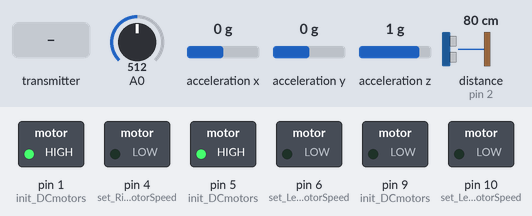
A sketch run on a simulated Arduino Uno, built with avr-gcc and run on an emulated ATmega328P. Shown: switched loads named in the sketch (green lamp = pin HIGH). Wiring (inferred from the names in the program): ultrasonic range finder: trigger pin 3; echo pin 2; MPU-6050 motion sensor at I2C address 0x68. The test bench sets the inputs (shaded band); at power-on: A0 = 512, acceleration x 0 g, acceleration y 0 g, acceleration z 1 g, distance to the obstacle (sensor on pin 2) 80 cm. No radio packets arrive unless stated; pins used as bus, display or sensor lines are not drawn.

Above: at 1.2 s.
1.3 s: the transmitter starts sending leftMotor = 256
At 2.2 s:
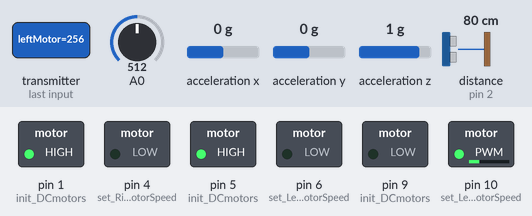
3.0 s: the transmitter starts sending rightMotor = 256
At 3.7 s:
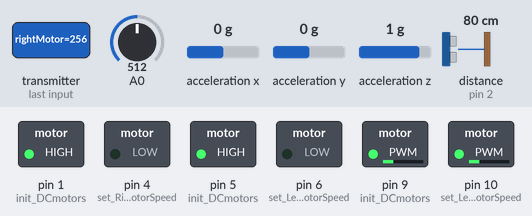
4.7 s: the transmitter starts sending leftMotor = 0
At 5.7 s:
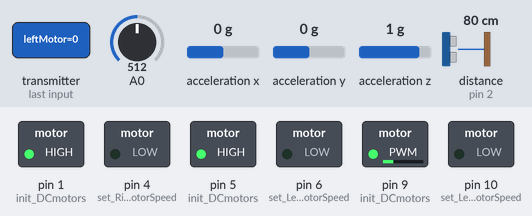
6.3 s: the transmitter starts sending rightMotor = 512
At 7.1 s:
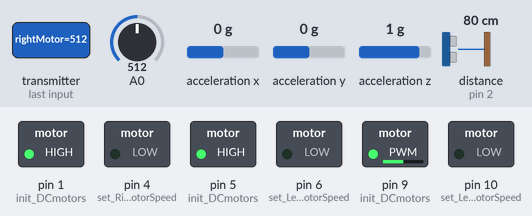
8.0 s: the transmitter starts sending leftMotor = 512
At 8.6 s:
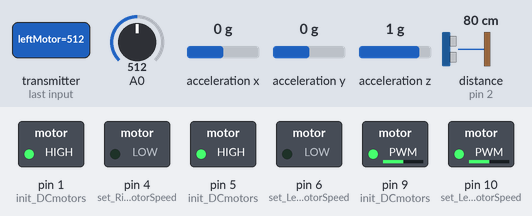
9.7 s: the transmitter starts sending rightMotor = 0
At 10.8 s:
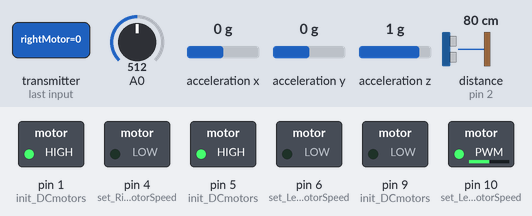
Timing chart, 0 to 12.3 s (numbered marks = the images above; inputs shaded):
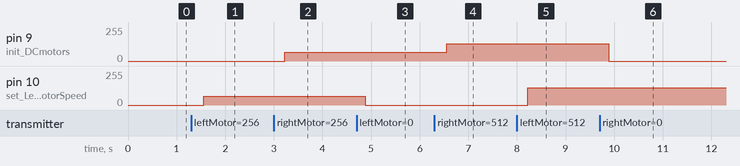

The sketch:

ROBOT.ino
```cpp
#include "DC_motor.h"
#include "HC_SR04.h"
#include "RADIO_ROBOT.h"
#include "LIGHT_SENSOR.h"
#include "MPU_6050.h"

#include <avr/io.h>
#include <stdlib.h>
#include <util/delay.h>
#include <avr/interrupt.h>

#define SLEEP_TIME 150

ControlData control = {0,0,0};  // Inicjalizacja struktury kontrolującej robota
RobotStateData state = {0,0,0}; // Inicjalizacja struktury aktualnego stanu robota

void setup() {
  init_DCmotors();    // inicjalizacja PWM do sterowania silników
  init_HCSR04();      // inicjalizacja obsługi modułu czujnika odleglosci
  radio_robot_init(); // inicjalizacja komunikacaji robota przez moduł radiowy nrf24l01
  init_lightSensor(); // inicjalizacja konwertera ADC do obsługi czujnika natęzenia swiatła

  init_MPU_6050();
}

void loop() {
  _delay_ms(SLEEP_TIME);

  startDistanceMeasure();                   // Rozpocznij pomiar odległosci
  state.distance = measuredDistance;        // Wpis wartości zmierzonej odległosci do struktury stanu

  read_lightSensor();                       // Wykonaj odczyt wartości
  state.temperature = lightLevel;           // Wpis wartości natężenia światła do struktury stanu

  read_MPU_6050();
  state.level = measured_ACCEL_X;

  set_RightMotorSpeed (control.rightMotor); // ustawienie wartości prawego silnika ze struktury kontroli
  set_LeftMotorSpeed  (control.leftMotor);  // ustawienie wartości lewego silnika ze struktury kontroli

  radio_robot_handle_communication(&state, &control); // Wymiana danych z kontrolwerem*/
}
```

DC_motor.cpp
```cpp
#include "DC_motor.h"

extern uint8_t isMotorRightRUNNING  = TRUE;   // right motor = COM1A pin9 PB1
extern uint8_t isMotorLeftRUNNING   = TRUE;   // left motor = COM1B pin10 PB2

void init_DCmotors(void)
{
  DDRB  |= (1<<1) | (1<<2); // PORT B Pin 1 i 2 jako wyjścia ENA i ENB
  TCCR1A = (1<<WGM11) | (1<<WGM10);   // | (1<<COM1A1) | (1<<COM1B1);
  TCCR1B = (1<<CS12)  | (1<<WGM12);   // Tryb Fast PWM 10-bit TIMER1, przeskalowanie: clk/256 = 62.5kHz
  set_RightMotorSpeed (0);
  set_LeftMotorSpeed  (0);

  DDRD |= (1<<1) | (1<<4); // prawy silnik  PD1 = IN1 , PD4 = IN2
  DDRD |= (1<<5) | (1<<6); // lewy silnik   PD5 = IN3 , PD6 = IN4
}

void set_RightMotorSpeed(int motorRight)
{
  if(motorRight < 0)  // Jeśli joystick wychylony w dół - sterowanie do tyłu
  {
    motorRight *= -1;   // normalizacja wartości
    PORTD |= (1<<4);    // obroty do tyłu
    PORTD &= ~(1<<1);
  }
  else
  {
    PORTD |= (1<<1);    // obroty do przodu
    PORTD &= ~(1<<4);
  }

  if(motorRight > MOTOR_SPEED_MAX) motorRight = MOTOR_SPEED_MAX; // Ograniczenie
  if (motorRight <= 0 && isMotorRightRUNNING){
    TCCR1A  &= ~(1<<COM1A1);    // Wyłączenie sygnału PWM do pinu OC1A (PB1)
    PORTB   &= ~(1<<1);         // Wyłączenie stanu pina 1 na porcie B  na LOW
    isMotorRightRUNNING = FALSE;
  }
  else if (motorRight != 0 && !isMotorRightRUNNING){
    TCCR1A  |= (1<<COM1A1);     // Sygnał PWM do OC1A w trybie nieodwracającym (PB1)
    OCR1A   = motorRight;       // Ustawienie rejestru porównania (wartość do której doliczy)
    isMotorRightRUNNING = TRUE;
  }
  else if(isMotorRightRUNNING){
    OCR1A   = motorRight;       // Ustawienie rejestru porównania (wartość do której doliczy)
  }
}

void set_LeftMotorSpeed(int motorLeft)
{
  if(motorLeft < 0)   // Jeśli joystick wychylony w dół - sterowanie do tyłu
  {
    motorLeft *= -1;    // normalizacja wartości
    PORTD |= (1<<6);    // obroty do tyłu
    PORTD &= ~(1<<5);
  }
  else
  {
    PORTD |= (1<<5);    // obroty do przodu
    PORTD &= ~(1<<6);
  }

  if(motorLeft > MOTOR_SPEED_MAX) motorLeft = MOTOR_SPEED_MAX; // Ograniczenie
  if (motorLeft <= 0 && isMotorLeftRUNNING){
    TCCR1A  &= ~(1<<COM1B1);    // Wyłączenie sygnału PWM do pinu OC1B (PB2)
    PORTB   &= ~(1<<2);         // Ustawienie rejestru porównania (wartość do której doliczy)
    isMotorLeftRUNNING = FALSE;
  }
  else if (motorLeft != 0 && !isMotorLeftRUNNING){
    TCCR1A  |= (1<<COM1B1);     // Sygnał PWM do OC1A w trybie nieodwracającym (PB1)
    OCR1B   = motorLeft;        // Ustawienie rejestru porównania (wartość do której doliczy)
    isMotorLeftRUNNING = TRUE;
  }
  else if(isMotorLeftRUNNING){
    OCR1B   = motorLeft;        // Ustawienie rejestru porównania (wartość do której doliczy)
  }
}
```

DC_motor.h
```cpp
#ifndef DC_MOTOR_H
#define DC_MOTOR_H

#include <avr/io.h>
#include "Definitions.h"
#define MOTOR_SPEED_MAX 1020

void init_DCmotors(void);   //inicjalizuje silniki
void set_RightMotorSpeed(int motorRight); // ustaw predkość prawego silnika
void set_LeftMotorSpeed(int motorLeft);   // ustaw predkosc lewego silnika

#endif //DC_MOTOR_H
```

Definitions.h
```cpp
#ifndef DEFINITIONS_H
#define DEFINITIONS_H

#define TRIGGER_PIN 3
#define INTERRUPT_PIN 2

#define TRUE 1
#define FALSE 0

#endif
```

HC_SR04.cpp
```cpp
#include "HC_SR04.h"

extern uint8_t isMeasurementStarted = FALSE;
extern int measuredDistance = 0;

void init_HCSR04(void)
{
  DDRD |= (1<<TRIGGER_PIN); // PIN 3 PORT D na wyjście
  //DDRD &= ~(1<<INTERRUPT_PIN);
  EICRA |= (1<<ISC00); // Wykrywanie zmiany stanu pinu INT0
  EIMSK |= (1<<INT0);  // Uruchomienie przerwania na zmiane stanu
  TCCR2B |= (1<<CS22) | (1<<CS20); // Przeskalowanie: clk/1024
  sei();
}

void startDistanceMeasure(void)
{
  PORTD |= (1<<TRIGGER_PIN);  // Wyjście trigger na HIGH przez 10us
  _delay_us(10);
  PORTD &= ~(1<<TRIGGER_PIN); // Wyjście trigger na HIGH
}

ISR(INT0_vect)
{
  if(isMeasurementStarted == FALSE)
  {
    isMeasurementStarted = TRUE;
    TCNT2 = 0; // Wyzerowanie stanu timera
  }
  else
  {
    isMeasurementStarted = FALSE;
    measuredDistance = TCNT2; // Odczyt stanu timera
  }
}
```

HC_SR04.h
```cpp
#ifndef HC_SR04_H
#define HC_SR04_H

#include <avr/io.h>
#include <avr/interrupt.h>
#include <util/delay.h>
#include "Definitions.h"

extern int measuredDistance;      // ostatni zmierzony dystans

void init_HCSR04(void);           // inicjalizuj moduł
void startDistanceMeasure(void);  // zainicjuj jeden pomiar

#endif //HC_SR_04_H
```

LIGHT_SENSOR.cpp
```cpp
#include "LIGHT_SENSOR.h"

int lightLevel = 0;

void read_lightSensor()
{
  //ADMUX       |= (1 << MUX0);
  ADCSRA   |=  (1 << ADSC);     // Uruchamia jednorazowy odczyt ADC
  while(ADCSRA & (1 << ADSC));  // Czekaj aż nit ADSC w ADCSRA opadnie -> koniec konwersji
  lightLevel = ADC;             // Odczyt awrtości
}

void init_lightSensor()
{
  ADMUX  |= (1 << REFS0);       // Napięcie odneisienia = AVcc
  ADCSRA |= (1 << ADEN ) |      // uruchomienie konwertera ADC
            (1 << ADPS2) |      // Przeskalownie clk/128 = 125kHz
            (1 << ADPS1) |
            (1 << ADPS0);
}
```

LIGHT_SENSOR.h
```cpp
#ifndef LIGHT_SENSOR_H
#define LIGHT_SENSOR_H
#include <avr/io.h>

extern int lightLevel;    //ostatnia zmierzona wrtośc natęzenia

void init_lightSensor();  //inicjalizuj czujnik natezenia
void read_lightSensor();  //odczytaj jednorazowo wartość

#endif //LIGHT_SENSOR_H
```

MPU_6050.cpp
```cpp
#include "MPU_6050.h"

extern int measured_ACCEL_X = 0;

void init_MPU_6050()
{
  Wire.setClock(100000);              // predkosć połączenia I2C 100kHz
  Wire.begin();                       // rozpocznij połącznie i2C
  Wire.beginTransmission(MPU_6050);   // Rozpocznij I2C do MPU_6050
  Wire.write(0x6B);                   // rejestr 6B - power management
  Wire.write(0x00);                   // CLKsel = 8MGHz, sleep disabled = 0,
  Wire.endTransmission(true);
  _delay_ms(20);
}

void read_MPU_6050()
{
  Wire.beginTransmission(MPU_6050);   // Rozpocznij I2C do MPU_6050
  Wire.write(0x3B);                   // Zawartośc rejestru 0x3B czyli ACCEL_XOUT - poziom robota (roll)
  Wire.endTransmission(false);
  Wire.requestFrom(MPU_6050, 2, true);  // odczytaj 2 rejestry ACCEL_XOUT_H i ACCEL_XOUT_L - 16 bit
  measured_ACCEL_X = (Wire.read() << 8 | Wire.read());  // zapisz wartość z bufora I2C
  float temp_acc_X = (measured_ACCEL_X /100.f - 27)/180.f;
  float temp_acc_x_rad = asin(temp_acc_X);
  measured_ACCEL_X = temp_acc_x_rad*180.f/3.14f;
}
```

MPU_6050.h
```cpp
#include <Wire.h>
#include <util/delay.h>

#define MPU_6050 0x68 //Adres urządzenia I2C

extern int measured_ACCEL_X;  //Ostatnia zmierzona wartość poziomu robota

void init_MPU_6050(); //inicjalizuj moduł akcelerometru
void read_MPU_6050(); //odczytaj wartości rejetrów akcelerometru (poziom)
```

RADIO_ROBOT.cpp
```cpp
#include "RADIO_ROBOT.h"

RF24 radio(8, 7);
const uint8_t RADIO_ROBOT_READ_ADD[6] = "00001";        // adres odczytu
const uint8_t RADIO_ROBOT_WRIT_ADD[6] = "00002";        // adres wpisu
uint8_t radio_current_mode = RADIO_ROBOT_LISTEN_MODE;   // aktualny tryb
uint8_t radio_robot_send_tries = 0;                     // ilosć prób wysyłku danych

void radio_robot_init()
{
  radio.begin();
  radio.setPALevel(RF24_PA_MIN);  // ustawienie radia na niski poziom odległości i zużycia prądu

  radio.openWritingPipe(RADIO_ROBOT_WRIT_ADD);    // otwiera potok do wpisywania
  radio.openReadingPipe(0, RADIO_ROBOT_READ_ADD); // otwiera potok do odczutu

  radio.startListening(); // rozpoczyna naslućhiwanie na przychodzące pakiety dnaych z kontrolera
  radio.flush_tx();       // czyści bufory FIFO transmisji
  radio.flush_rx();       // czyści bufory FIFO odbioru
}

uint8_t radio_robot_sendState(RobotStateData *state)
{
  return radio.write(state, sizeof(RobotStateData));  // wysyła strukturę state
}

uint8_t radio_robot_tryReciveState(ControlData *control)
{
  if(radio.available()) // jeśli dostępne pakiety
    {
      radio.read(control, sizeof(ControlData));
      return 1;
    }
  else return 0;
}

//  Ustawia tryb w jakim aktualnie działa robot nasłuchiwacza lub wysyłającego
//  RADIO_ROBOT_LISTEN_MODE -> słuchacz
//  RADIO_ROBOT_SEND_MODE -> wsyłający
void radio_set_mode(uint8_t mode)
{
  if(mode == RADIO_ROBOT_LISTEN_MODE)
  {
    radio.flush_rx();                               // czyści bufory FIFO odbioru
    radio.startListening();                         // rozpoczyna nasłuchiwanie przychodzącyh danych
    radio.openReadingPipe(0, RADIO_ROBOT_READ_ADD); // otwiera potok do odczytu
    radio_current_mode = RADIO_ROBOT_LISTEN_MODE;   // ustawia aktualny tryb działnia
  }
  else
  {
    radio.flush_tx();                               // czyści bufory FIFO transmiji
    radio.stopListening();                          // kończy nasłuchiwanie przychodzącyh danych
    radio.openWritingPipe(RADIO_ROBOT_WRIT_ADD);    // otwiera potok do wpisu
    radio_current_mode = RADIO_ROBOT_SEND_MODE;     // ustawia aktualny tryb działnia
  }
}

void radio_robot_handle_communication(RobotStateData *state, ControlData *control)
{
  if(radio_current_mode == RADIO_ROBOT_SEND_MODE)
  {
    if(radio_robot_sendState(state))
    {
      radio_set_mode(RADIO_ROBOT_LISTEN_MODE);              // powrót do trybu słuchacza (domyślny)
    }
    else
    {
      radio_robot_send_tries++;
    }
    if(radio_robot_send_tries > RADIO_ROBOT_MAX_SEND_TRIES) // Za duża ilość prób wysyłki bez powodzenia
    {
      radio_set_mode(RADIO_ROBOT_LISTEN_MODE);              // powrót do trybu słuchacza (domyślny)
    }
  }
  else
  {
    if(radio_robot_tryReciveState(control))
    {
      // BACKUP - USUN IF tylko te 2 linijki pod spodem
      if(control->dataSendRequest == 1)                     // jesli kontroler domaga się wysyłania pakietu zwrotnego
      {
        radio_set_mode(RADIO_ROBOT_SEND_MODE);
        radio_robot_send_tries = 0;
      }
    }
  }
}
```

RADIO_ROBOT.h
```cpp
#ifndef RADIO_ROBOT_H
#define RADIO_ROBOT_H

#include <avr/io.h>
#include <avr/interrupt.h>
#include <util/delay.h>
#include <SPI.h>
#include <nRF24L01.h>
#include <RF24.h>

#define RADIO_ROBOT_MAX_SEND_TRIES 4
#define RADIO_ROBOT_LISTEN_MODE 0
#define RADIO_ROBOT_SEND_MODE 1

extern RF24 radio;
extern const uint8_t RADIO_ROBOT_READ_ADD[6];
extern const uint8_t RADIO_ROBOT_WRIT_ADD[6];
extern uint8_t radio_current_mode;
extern uint8_t radio_robot_send_tries;

typedef struct
{
  int distance;
  int level;
  int temperature;
} RobotStateData;
typedef struct
{
  int leftMotor;
  int rightMotor;
  uint8_t dataSendRequest;
} ControlData;

void radio_robot_init();
uint8_t radio_robot_sendState(RobotStateData *state);
uint8_t radio_robot_tryReciveState(ControlData *control);
void radio_set_mode(uint8_t mode);
void radio_robot_handle_communication(RobotStateData *state, ControlData *control);

#endif //RADIO_ROBOT_H
```

Measured:
- after the input at 1.3 s, pin 10 (set_LeftMotorSpeed): 0/255 → 64/255 after 0.26 s
- after the input at 3.0 s, pin 9 (init_DCmotors): 0/255 → 64/255 after 0.23 s
- after the input at 4.7 s, pin 10 (set_LeftMotorSpeed): 64/255 → 0/255 after 0.18 s
- after the input at 6.3 s, pin 9 (init_DCmotors): 64/255 → 128/255 after 0.25 s
- after the input at 8.0 s, pin 10 (set_LeftMotorSpeed): 0/255 → 128/255 after 0.23 s
- after the input at 9.7 s, pin 9 (init_DCmotors): 128/255 → 0/255 after 0.19 s
